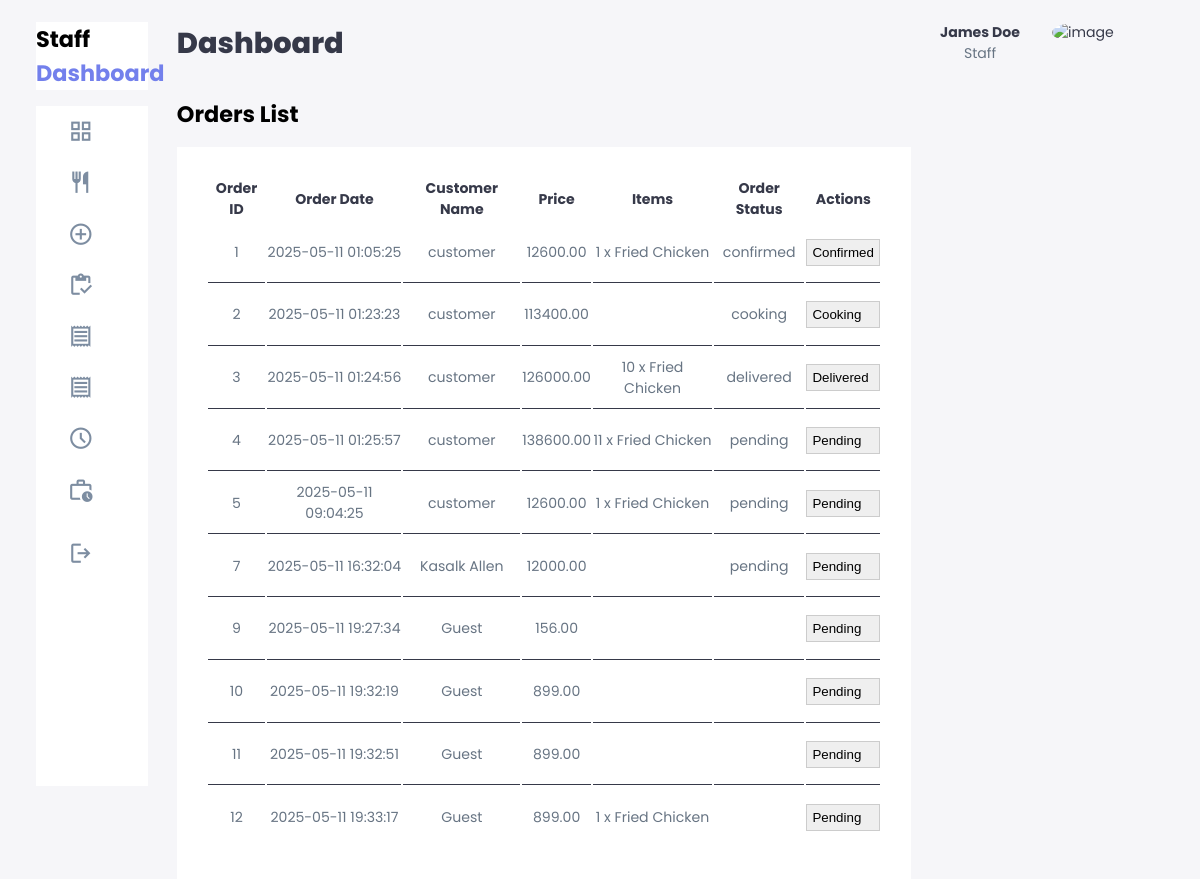
Page /staff/orders.php (signed in) on the committed database.
### tables this page shows
CREATE TABLE `orders` (
  `id` int(11) NOT NULL,
  `user_id` int(11) DEFAULT NULL,
  `reservation_id` varchar(200) DEFAULT NULL,
  `total` decimal(10,2) NOT NULL,
  `status` enum('pending','confirmed','cooking','ready','delivered','cancelled') DEFAULT 'pending',
  `created_at` datetime NOT NULL
);

CREATE TABLE `users` (
  `id` int(11) NOT NULL,
  `full_name` varchar(255) NOT NULL,
  `email` varchar(255) NOT NULL,
  `password` varchar(255) NOT NULL,
  `phone_number` varchar(15) DEFAULT NULL,
  `address` text DEFAULT NULL,
  `position` varchar(200) NOT NULL,
  `role` enum('Customer','Staff','Admin') DEFAULT 'Customer',
  `created_at` timestamp NOT NULL DEFAULT current_timestamp(),
  `updated_at` timestamp NOT NULL DEFAULT current_timestamp() ON UPDATE current_timestamp()
);

CREATE TABLE `order_items` (
  `id` int(11) NOT NULL,
  `order_id` int(11) NOT NULL,
  `menu_item_id` int(11) DEFAULT NULL,
  `menu_item_id_n` varchar(200) NOT NULL,
  `quantity` int(11) NOT NULL,
  `price` decimal(10,2) NOT NULL
);

CREATE TABLE `menus` (
  `m_id` int(11) NOT NULL,
  `id` varchar(255) NOT NULL,
  `name` varchar(255) DEFAULT NULL,
  `type` varchar(100) DEFAULT NULL,
  `price` varchar(255) DEFAULT NULL,
  `description` varchar(255) DEFAULT NULL,
  `image` varchar(255) DEFAULT NULL
);

### staff/orders.php (the view, shortened to what this page needs)
<?php
require_once '../config/database.php';
?>
<!DOCTYPE html>
<html lang="en">
<?php
    require_once './includes/header.php';
?>
<body>
    <div class="container">
        <?php require_once './includes/sidenav.php'; ?>
        <main>
            <h1>Dashboard</h1>
            <div class="recent-order reservation-table">
                <h2>Orders List</h2>
                <table>
                    <thead>
                        <tr>
                            <th>Order ID</th>
                            <th>Order Date</th>
                            <th>Customer Name</th>
                            <th>Price</th>
                            <th>Items</th>
                            <th>Order Status</th>
                            <th>Actions</th>
                        </tr>
                    </thead>
                    <tbody>
                        <?php
                        $query = "SELECT o.id, o.created_at, o.total, o.status, u.full_name as customer_name
                                  FROM orders o
                                  LEFT JOIN users u ON o.user_id = u.id";
                        $result = $mysqli->query($query);
                        if ($result->num_rows > 0) {
                            while ($row = $result->fetch_assoc()) {
                                $order_id = $row['id'];
                                $items_query = "SELECT oi.quantity, m.name as item_name
                                               FROM order_items oi
                                               JOIN menus m ON oi.menu_item_id_n = m.id
                                               WHERE oi.order_id = $order_id";
                                $items_result = $mysqli->query($items_query);
                                $items_display = '';
                                if ($items_result->num_rows > 0) {
                                    while ($item_row = $items_result->fetch_assoc()) {
                                        $items_display .= $item_row['quantity'] . ' x ' . $item_row['item_name'] . '<br>';
                                    }
                                }
                        ?>
                                <tr>
                                    <td><?php echo htmlspecialchars($row['id']); ?></td>
                                    <td><?php echo htmlspecialchars($row['created_at']); ?></td>
                                    <td><?php echo htmlspecialchars($row['customer_name'] ?: 'Guest'); ?></td>
                                    <td><?php echo htmlspecialchars($row['total']); ?></td>
                                    <td><?php echo $items_display; ?></td>
                                    <td><?php echo htmlspecialchars($row['status']); ?></td>
                                    <td>
                                        <select class="status-select" data-order-id="<?php echo htmlspecialchars($row['id']); ?>" style="border: 1px solid #ccc; padding: 5px;">
                                            <option value="pending" <?php echo $row['status'] == 'pending' ? 'selected' : ''; ?>>Pending</option>
                                            <option value="confirmed" <?php echo $row['status'] == 'confirmed' ? 'selected' : ''; ?>>Confirmed</option>
                                            <option value="cooking" <?php echo $row['status'] == 'cooking' ? 'selected' : ''; ?>>Cooking</option>
                                            <option value="delivered" <?php echo $row['status'] == 'delivered' ? 'selected' : ''; ?>>Delivered</option>
                                        </select>
                                    </td>
                                </tr>
                            <?php }
                        } else {
                            echo "<tr><td colspan='7'>No orders found.</td></tr>";
                        }
                        ?>
                    </tbody>
                </table>
            </div>
        </main>
        <?php require_once './includes/right-sidenav.php'; ?>
    </div>
</body>
</html>

### staff/includes/right-sidenav.php (shortened to what this page needs)
<div class="right">
    <div class="top">
        <div class="profile">
            <a href="./staff/profile" class="info">
                <?php
                    $stmt = $mysqli->prepare("SELECT * FROM users WHERE email = ?");
                    $stmt->bind_param("s", $_SESSION['email']);
                    $stmt->execute();
                    $result = $stmt->get_result();
                    $user = $result->fetch_assoc();
                    $staff_name = $user['full_name'];
                ?>
                <p><b><?php echo $staff_name; ?></b></p>
                <p>Staff</p>
            </a>
            <div class="profile-photo">
                <a href="./profile"><img src="https://i.postimg.cc/k5kz0TjQ/1381511-588644811197844-1671954779-n.jpg" alt="image"></a>
            </div>
        </div>
    </div>
</div>

### public/assets/css/admin.css (style rules this page uses)
:root { --clr-primary: #7380ec; --clr-danger: #ff7782; --clr-success: #41f1b6; --clr-white: #fff; --clr-info-dark: #7d8da1; --clr-info-light: #dce1eb; --clr-dark: #363949; --clr-warning: #ff4edc; --clr-light: rgba(132, 139, 200, 0.18); --clr-primary-variant: #111e88; --clr-dark-variant: #677483; --clr-color-background: #f6f6f9; --card-border-radius: 2rem; --border-radius-1: 0.4rem; --border-radius-2: 0.8rem; --border-radius-3: 1.2rem; --card-padding: 1.8rem; --padding-1: 1.2rem; --box-shadow: 0 2rem 3rem var(--clr-light); }
* { margin: 0; padding: 0; box-sizing: border-box; text-decoration: none; border: none; list-style: none; appearance: none; }
body { font-family: 'Poppins', sans-serif; width: 100vw; height: 100vh; font-size: .88rem; user-select: none; overflow-x: hidden; background: var(--clr-color-background); }
.container { display: grid; grid-template-columns: 14rem auto 14rem; width: 96%; gap: 1.8rem; margin: 0 auto; }
a { color: var(--clr-dark); }
h1 { font-weight: 800; font-size: 1.8rem; }
h2 { font-size: 1.4rem; }
.profile-photo img { width: 2.8rem; height: 2.8rem; border-radius: 50%; overflow: hidden; }
p { color: var(--clr-dark-variant); }
b { color: var(--clr-dark); }
main { margin-top: 1.4rem; width: auto; }
main h1 { color: var(--clr-dark); }
main .recent-order { margin-top: 2rem; }
main .recent-order table { background-color: var(--clr-white); width: 100%; padding: var(--card-padding); text-align: center; transition: all .3s ease; color: var(--clr-dark); margin-top: 1rem; }
main table tbody tr { height: 3.8rem; border-bottom: 1px solid var(--clr-white); color: var(--clr-dark-variant); }
main table tbody tr:last-child td { border: none; }
main table tbody td { height: 3.8rem; border-bottom: 1px solid var(--clr-dark); }
.right { margin-top: 1.4rem; width: 12rem; }
.right .top { display: flex; justify-content: start; gap: 2rem; }
.right .top .profile { display: flex; gap: 2rem; text-align: center; }
@media screen and (max-width: 1200px) { .container { width: 94%; grid-template-columns: 7rem auto 14rem; } }

### rows in the picture
orders: id "1", created_at "2025-05-11 01:05:25", user.full_name "customer", total "12600.00", status "confirmed", status+id "Confirmed"
order_items: quantity "1", menus.name "Fried Chicken"
orders: id "2", created_at "2025-05-11 01:23:23", user.full_name "customer", total "113400.00", status "cooking", status+id "Cooking"
orders: id "3", created_at "2025-05-11 01:24:56", user.full_name "customer", total "126000.00", status "delivered", status+id "Delivered"
order_items: quantity "10", menus.name "Fried Chicken"
orders: id "4", created_at "2025-05-11 01:25:57", user.full_name "customer", total "138600.00", status "pending", status+id "Pending"
order_items: quantity "11", menus.name "Fried Chicken"
orders: id "5", created_at "2025-05-11 09:04:25", user.full_name "customer", total "12600.00", status "pending", status+id "Pending"
order_items: quantity "1", menus.name "Fried Chicken"
orders: id "7", created_at "2025-05-11 16:32:04", user.full_name "Kasalk Allen", total "12000.00", status "pending", status+id "Pending"
orders: id "9", created_at "2025-05-11 19:27:34", customer_name "Guest", total "156.00", id "Pending"
orders: id "10", created_at "2025-05-11 19:32:19", customer_name "Guest", total "899.00", id "Pending"
orders: id "11", created_at "2025-05-11 19:32:51", customer_name "Guest", total "899.00", id "Pending"
orders: id "12", created_at "2025-05-11 19:33:17", customer_name "Guest", total "899.00", id "Pending"
order_items: quantity "1", menus.name "Fried Chicken"
users: full_name "James Doe"
